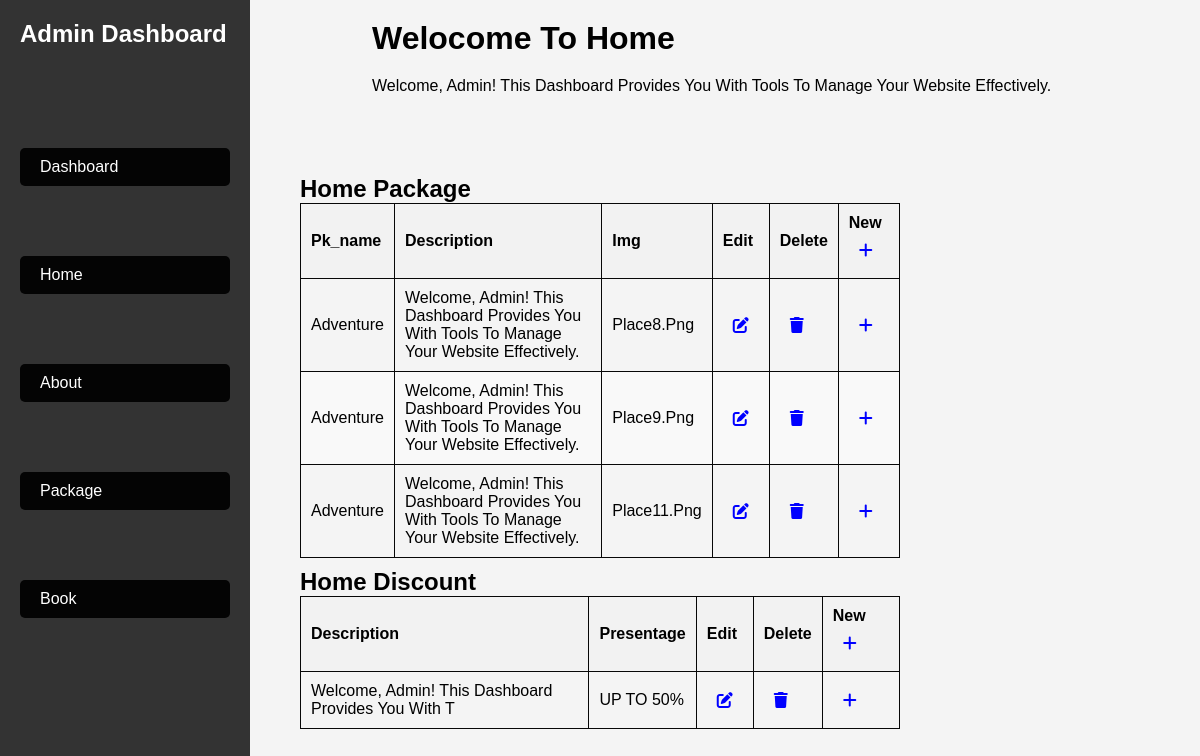
/hm_dashboard.php, run on the app's committed database.
### tables this page shows
CREATE TABLE IF NOT EXISTS `home_package` (
  `id` int NOT NULL AUTO_INCREMENT,
  `pk_name` varchar(50) NOT NULL,
  `description` varchar(200) NOT NULL,
  `img` BLOB NOT NULL,
  PRIMARY KEY (`id`)
);

CREATE TABLE IF NOT EXISTS `discount` (
  `id` int NOT NULL AUTO_INCREMENT,
  `description` varchar(50) NOT NULL,
  `presentage` varchar(200) NOT NULL,
  PRIMARY KEY (`id`)
);

### hm_dashboard.php (the view, shortened to what this page needs)
<!DOCTYPE html>
<html lang="en">
<head>
    <link rel="stylesheet" href="admin_pannel/admin_pannel.css">
    <link rel="stylesheet"href="https://cdnjs.cloudflare.com/ajax/libs/font-awesome/6.5.2/css/all.min.css">
</head>
<body>
<div class="sidebar">
        <h2>Admin Dashboard</h2>
        <div class="item2">
        <div class="button-container2">
                <a href="dashboard.php" class="btn1">dashboard</a>
            </div>
            <div class="button-container2">
                <a href="hm_dashboard.php" class="btn1">Home</a>
            </div>
            <div class="button-container2">
                <a href="ab_dashboard.php" class="btn1">About</a>
            </div>
            <div class="button-container2">
                <a href="pk_dashboard.php" class="btn1">Package</a>
            </div>
            <div class="button-container2">
                <a href="bk_dashboard.php" class="btn1">Book</a>
            </div>
        </div>
    </div>
    <div class="script">
             <h1> Welocome To Home </h1>
              <p>Welcome, Admin! This dashboard provides you with tools to manage your website effectively.</p>
        </div>
</body>
</html>
</body>
</html>
<?php
$connection = mysqli_connect('localhost', 'root', '', 'book_db');
$query = "SELECT * FROM home_package";
$result = mysqli_query($connection, $query);
?>
<!DOCTYPE html>
<html lang="en">
<head>
</head>
<body>
<div class="container">
    <h2>home package</h2>
    <table border="1">
        <thead>
            <tr>
                <th>pk_name</th>
                <th>description</th>
                <th>img</th>
                <th>Edit</th>
                <th>Delete</th>
                <th>
    New
    <a href='add_home_package.php' class='new' title='new' data-toggle='tooltip' onclick='return confirm("Are you sure you want to add new property?");'>
        <i class='fas fa fa-plus'></i></a>
</th>
            </tr>
        </thead>
        <tbody>
            <?php
            if (mysqli_num_rows($result) > 0) {
                while ($row = mysqli_fetch_assoc($result)) {
                    echo "<tr>";
                    echo "<td>" . $row["pk_name"] . "</td>";
                    echo "<td>" . $row["description"] . "</td>";
                    echo "<td>" . $row["img"] . "</td>";
                    echo "<td><a href='edit_home.php?pid=" . htmlentities($row['id']) . "' class='edit' title='Edit' data-toggle='tooltip'onclick='return confirm(\"Are you sure you want to edit this property?\");'><i class='fa fa-edit'></i></a></td>";
         echo "<td><a href='hm_dashboard.php?pid=" . htmlentities($row['id']) . "' class='delete' title='Delete' data-toggle='tooltip' onclick='return confirm(\"Are you sure you want to delete this property?\");'><i class='fa fa-trash'></i></a></td>";
         echo "<td><a href='add_home.php?pid=" . htmlentities($row['id']) . "' class='new' title='new' data-toggle='tooltip' onclick='return confirm(\"Are you sure you want to add new property?\");'><i class='fas fa fa-plus'></i></a></td>";
                      echo "</tr>";
        }
    } else {
        echo "<tr><td colspan='9'>No bookings found.</td></tr>";
    }
    ?>
        </tbody>
    </table>
</div>
</body>
</html>
 <?php
$connection = mysqli_connect('localhost', 'root', '', 'book_db');
$query = "SELECT * FROM discount";
$result = mysqli_query($connection, $query);
?>
<!DOCTYPE html>
<html lang="en">
<head>
</head>
<body>
<div class="container">
    <h2>home discount</h2>
    <table border="1">
        <thead>
            <tr>
                <th>description</th>
                <th>presentage</th>
                <th>Edit</th>
                <th>Delete</th>
                <th>
    New
    <a href='add_discount.php' class='new' title='new' data-toggle='tooltip' onclick='return confirm("Are you sure you want to add new property?");'>
        <i class='fas fa fa-plus'></i></a>
</th>
            </tr>
        </thead>
        <tbody>
            <?php
            if (mysqli_num_rows($result) > 0) {
                while ($row = mysqli_fetch_assoc($result)) {
                    echo "<tr>";
                    echo "<td>" . $row["description"] . "</td>";
                    echo "<td>" . $row["presentage"] . "</td>";
                    echo "<td><a href='edit_discount.php?pid=" . htmlentities($row['id']) . "' class='edit' title='Edit' data-toggle='tooltip'onclick='return confirm(\"Are you sure you want to edit this property?\");'><i class='fa fa-edit'></i></a></td>";
         echo "<td><a href='hm_dashboard.php?pid=" . htmlentities($row['id']) . "' class='delete' title='Delete' data-toggle='tooltip' onclick='return confirm(\"Are you sure you want to delete this property?\");'><i class='fa fa-trash'></i></a></td>";
         echo "<td><a href='add_discount.php?pid=" . htmlentities($row['id']) . "' class='new' title='new' data-toggle='tooltip' onclick='return confirm(\"Are you sure you want to add new property?\");'><i class='fas fa fa-plus'></i></a></td>";
                      echo "</tr>";
        }
    } else {
        echo "<tr><td colspan='9'>No bookings found.</td></tr>";
    }
    ?>
        </tbody>
    </table>
</div>
</body>
</html>

### admin_pannel/admin_pannel.css (style rules this page uses)
:root { --main-color:#8e44ad; --black:#222; --white:#fff; --light-black:#777; --light-white:#fff9; --dark-bg:rgba(0,0,0,1); --light-bg:#eee; --border:.1rem solid var(--black); --box-shadow: 0.5rem 1rem rgba(0,0,0,.1); --text-shadow:01.5rem 3rem rgba(0,0,0,.3); }
* { font-family: sans-serif; margin:0 ; padding: 0; box-sizing: border-box; outline: none; border: none; text-decoration: none; text-transform: capitalize; }
body { font-family: Arial, sans-serif; background-color: #f4f4f4; margin: 0; padding: 0; }
.sidebar { width: 250px; height: 100%; background-color: #333; color: #fff; padding: 20px; position: fixed; }
.sidebar h2 { margin-bottom: 100px; }
.item2 { margin-top: 30px; }
.button-container2 { margin-bottom: 70px; }
.btn1 { display: block; padding: 10px 20px; background-color: #040404; color: #fff; text-decoration: none; border: none; border-radius: 5px; transition: background-color 0.3s; }
.script { padding: 20px; margin-left: 22rem; }
.script h1 { margin-bottom: 20px; }
.script p { margin-bottom: 50px; }
table { width: 100%; border-collapse: collapse; max-width: 800px; }
table th, table td { padding: 10px; border: 1px solid #070707; text-align: left; }
table th { background-color: #f2f2f2; }
table tbody tr:nth-child(even) { background-color: #f9f9f9; }
table a { text-decoration: none; color: blue; }
.container { width: 50%; margin: 0 auto; padding-top: 10px; max-width: 800px; }
a i { padding: 10px; }

### data on the page
home_package: pk_name "Adventure", description "Welcome, Admin! This Dashboard Provides You With Tools To Manage Your Website Effectively.", img "Place8.png"
home_package: pk_name "Adventure", description "Welcome, Admin! This Dashboard Provides You With Tools To Manage Your Website Effectively.", img "Place9.png"
home_package: pk_name "Adventure", description "Welcome, Admin! This Dashboard Provides You With Tools To Manage Your Website Effectively.", img "Place11.png"
discount: description "Welcome, Admin! This Dashboard Provides You With T", presentage "UP TO 50%"
